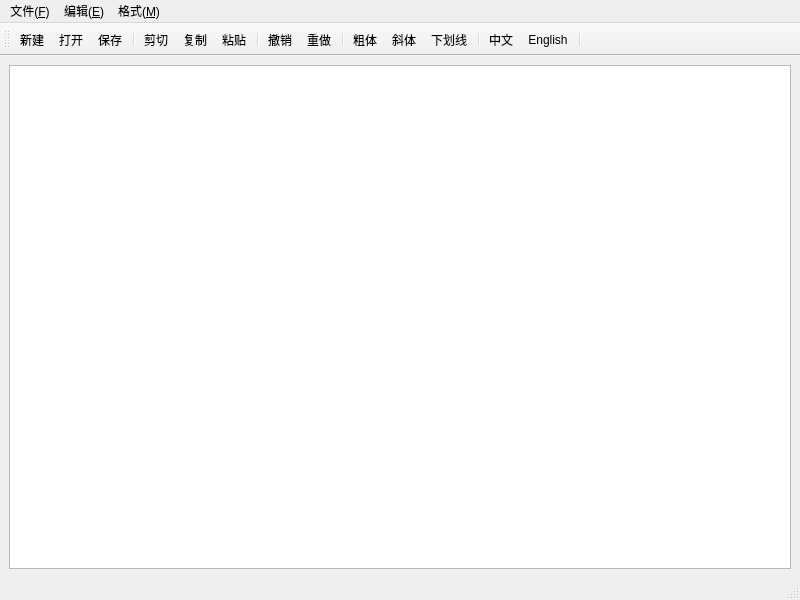
<?xml version="1.0" encoding="UTF-8"?>
<ui version="4.0">
 <class>MainWindow</class>
 <widget class="QMainWindow" name="MainWindow">
  <property name="geometry">
   <rect>
    <x>0</x>
    <y>0</y>
    <width>800</width>
    <height>600</height>
   </rect>
  </property>
  <property name="windowTitle">
   <string>MainWindow</string>
  </property>
  <widget class="QWidget" name="centralwidget">
   <layout class="QHBoxLayout" name="horizontalLayout">
    <item>
     <widget class="QPlainTextEdit" name="textEdit"/>
    </item>
   </layout>
  </widget>
  <widget class="QMenuBar" name="menubar">
   <property name="geometry">
    <rect>
     <x>0</x>
     <y>0</y>
     <width>800</width>
     <height>21</height>
    </rect>
   </property>
   <widget class="QMenu" name="menu_F">
    <property name="title">
     <string>文件(&amp;F)</string>
    </property>
    <addaction name="actionNew"/>
    <addaction name="actionOpen"/>
    <addaction name="actionSave"/>
    <addaction name="actionColse"/>
   </widget>
   <widget class="QMenu" name="menu_E">
    <property name="title">
     <string>编辑(&amp;E)</string>
    </property>
    <addaction name="actionCut"/>
    <addaction name="actionCopy"/>
    <addaction name="actionPaste"/>
    <addaction name="separator"/>
    <addaction name="actionUndo"/>
    <addaction name="actionRedo"/>
    <addaction name="separator"/>
    <addaction name="actionSelectAll"/>
    <addaction name="actionClear"/>
   </widget>
   <widget class="QMenu" name="menu_M">
    <property name="title">
     <string>格式(&amp;M)</string>
    </property>
    <widget class="QMenu" name="menu">
     <property name="title">
      <string>界面语言</string>
     </property>
     <addaction name="actionCN"/>
     <addaction name="actionEN"/>
    </widget>
    <addaction name="actionBold"/>
    <addaction name="actionItalic"/>
    <addaction name="actionUnderline"/>
    <addaction name="separator"/>
    <addaction name="actionToggleText"/>
    <addaction name="menu"/>
   </widget>
   <addaction name="menu_F"/>
   <addaction name="menu_E"/>
   <addaction name="menu_M"/>
  </widget>
  <widget class="QStatusBar" name="statusbar"/>
  <widget class="QToolBar" name="toolBar">
   <property name="windowTitle">
    <string>toolBar</string>
   </property>
   <attribute name="toolBarArea">
    <enum>TopToolBarArea</enum>
   </attribute>
   <attribute name="toolBarBreak">
    <bool>false</bool>
   </attribute>
   <addaction name="actionNew"/>
   <addaction name="actionOpen"/>
   <addaction name="actionSave"/>
   <addaction name="separator"/>
   <addaction name="actionCut"/>
   <addaction name="actionCopy"/>
   <addaction name="actionPaste"/>
   <addaction name="separator"/>
   <addaction name="actionUndo"/>
   <addaction name="actionRedo"/>
   <addaction name="separator"/>
   <addaction name="actionBold"/>
   <addaction name="actionItalic"/>
   <addaction name="actionUnderline"/>
   <addaction name="separator"/>
   <addaction name="actionCN"/>
   <addaction name="actionEN"/>
   <addaction name="separator"/>
  </widget>
  <action name="actionOpen">
   <property name="icon">
    <iconset resource="res.qrc">
     <normaloff>:/images/001.GIF</normaloff>:/images/001.GIF</iconset>
   </property>
   <property name="text">
    <string>打开</string>
   </property>
   <property name="toolTip">
    <string>打开文件</string>
   </property>
   <property name="shortcut">
    <string>Ctrl+O</string>
   </property>
   <property name="menuRole">
    <enum>QAction::NoRole</enum>
   </property>
  </action>
  <action name="actionNew">
   <property name="icon">
    <iconset resource="res.qrc">
     <normaloff>:/images/100.bmp</normaloff>:/images/100.bmp</iconset>
   </property>
   <property name="text">
    <string>新建</string>
   </property>
   <property name="shortcut">
    <string>Ctrl+N</string>
   </property>
   <property name="menuRole">
    <enum>QAction::NoRole</enum>
   </property>
  </action>
  <action name="actionSave">
   <property name="icon">
    <iconset resource="res.qrc">
     <normaloff>:/images/104.bmp</normaloff>:/images/104.bmp</iconset>
   </property>
   <property name="text">
    <string>保存</string>
   </property>
   <property name="shortcut">
    <string>Ctrl+S</string>
   </property>
   <property name="menuRole">
    <enum>QAction::NoRole</enum>
   </property>
  </action>
  <action name="actionColse">
   <property name="icon">
    <iconset resource="res.qrc">
     <normaloff>:/images/132.bmp</normaloff>:/images/132.bmp</iconset>
   </property>
   <property name="text">
    <string>关闭</string>
   </property>
   <property name="menuRole">
    <enum>QAction::NoRole</enum>
   </property>
  </action>
  <action name="actionCut">
   <property name="icon">
    <iconset resource="res.qrc">
     <normaloff>:/images/200.bmp</normaloff>:/images/200.bmp</iconset>
   </property>
   <property name="text">
    <string>剪切</string>
   </property>
   <property name="shortcut">
    <string>Ctrl+X</string>
   </property>
   <property name="menuRole">
    <enum>QAction::NoRole</enum>
   </property>
  </action>
  <action name="actionCopy">
   <property name="icon">
    <iconset resource="res.qrc">
     <normaloff>:/images/202.bmp</normaloff>:/images/202.bmp</iconset>
   </property>
   <property name="text">
    <string>复制</string>
   </property>
   <property name="shortcut">
    <string>Ctrl+C</string>
   </property>
   <property name="menuRole">
    <enum>QAction::NoRole</enum>
   </property>
  </action>
  <action name="actionPaste">
   <property name="icon">
    <iconset resource="res.qrc">
     <normaloff>:/images/204.bmp</normaloff>:/images/204.bmp</iconset>
   </property>
   <property name="text">
    <string>粘贴</string>
   </property>
   <property name="shortcut">
    <string>Ctrl+V</string>
   </property>
   <property name="menuRole">
    <enum>QAction::NoRole</enum>
   </property>
  </action>
  <action name="actionUndo">
   <property name="icon">
    <iconset resource="res.qrc">
     <normaloff>:/images/206.bmp</normaloff>:/images/206.bmp</iconset>
   </property>
   <property name="text">
    <string>撤销</string>
   </property>
   <property name="shortcut">
    <string>Ctrl+U</string>
   </property>
   <property name="menuRole">
    <enum>QAction::NoRole</enum>
   </property>
  </action>
  <action name="actionRedo">
   <property name="icon">
    <iconset resource="res.qrc">
     <normaloff>:/images/208.bmp</normaloff>:/images/208.bmp</iconset>
   </property>
   <property name="text">
    <string>重做</string>
   </property>
   <property name="shortcut">
    <string>Ctrl+R</string>
   </property>
   <property name="menuRole">
    <enum>QAction::NoRole</enum>
   </property>
  </action>
  <action name="actionSelectAll">
   <property name="text">
    <string>全选</string>
   </property>
   <property name="shortcut">
    <string>Ctrl+A</string>
   </property>
   <property name="menuRole">
    <enum>QAction::NoRole</enum>
   </property>
  </action>
  <action name="actionClear">
   <property name="icon">
    <iconset resource="res.qrc">
     <normaloff>:/images/212.bmp</normaloff>:/images/212.bmp</iconset>
   </property>
   <property name="text">
    <string>清空</string>
   </property>
   <property name="menuRole">
    <enum>QAction::NoRole</enum>
   </property>
  </action>
  <action name="actionBold">
   <property name="checkable">
    <bool>true</bool>
   </property>
   <property name="icon">
    <iconset resource="res.qrc">
     <normaloff>:/images/500.bmp</normaloff>:/images/500.bmp</iconset>
   </property>
   <property name="text">
    <string>粗体</string>
   </property>
   <property name="shortcut">
    <string>Ctrl+B</string>
   </property>
   <property name="menuRole">
    <enum>QAction::NoRole</enum>
   </property>
  </action>
  <action name="actionItalic">
   <property name="checkable">
    <bool>true</bool>
   </property>
   <property name="icon">
    <iconset resource="res.qrc">
     <normaloff>:/images/502.bmp</normaloff>:/images/502.bmp</iconset>
   </property>
   <property name="text">
    <string>斜体</string>
   </property>
   <property name="shortcut">
    <string>Ctrl+I</string>
   </property>
   <property name="menuRole">
    <enum>QAction::NoRole</enum>
   </property>
  </action>
  <action name="actionUnderline">
   <property name="checkable">
    <bool>true</bool>
   </property>
   <property name="icon">
    <iconset resource="res.qrc">
     <normaloff>:/images/504.bmp</normaloff>:/images/504.bmp</iconset>
   </property>
   <property name="text">
    <string>下划线</string>
   </property>
   <property name="shortcut">
    <string>Ctrl+U</string>
   </property>
   <property name="menuRole">
    <enum>QAction::NoRole</enum>
   </property>
  </action>
  <action name="actionToggleText">
   <property name="checkable">
    <bool>true</bool>
   </property>
   <property name="text">
    <string>显示按钮文字</string>
   </property>
   <property name="menuRole">
    <enum>QAction::NoRole</enum>
   </property>
  </action>
  <action name="actionCN">
   <property name="icon">
    <iconset resource="res.qrc">
     <normaloff>:/images/CN.jpg</normaloff>:/images/CN.jpg</iconset>
   </property>
   <property name="text">
    <string>中文</string>
   </property>
   <property name="menuRole">
    <enum>QAction::NoRole</enum>
   </property>
  </action>
  <action name="actionEN">
   <property name="icon">
    <iconset resource="res.qrc">
     <normaloff>:/images/timg2.jpg</normaloff>:/images/timg2.jpg</iconset>
   </property>
   <property name="text">
    <string>English</string>
   </property>
   <property name="menuRole">
    <enum>QAction::NoRole</enum>
   </property>
  </action>
 </widget>
 <resources>
  <include location="res.qrc"/>
 </resources>
 <connections>
  <connection>
   <sender>actionClear</sender>
   <signal>triggered()</signal>
   <receiver>textEdit</receiver>
   <slot>clear()</slot>
   <hints>
    <hint type="sourcelabel">
     <x>-1</x>
     <y>-1</y>
    </hint>
    <hint type="destinationlabel">
     <x>399</x>
     <y>316</y>
    </hint>
   </hints>
  </connection>
  <connection>
   <sender>actionColse</sender>
   <signal>triggered()</signal>
   <receiver>textEdit</receiver>
   <slot>close()</slot>
   <hints>
    <hint type="sourcelabel">
     <x>-1</x>
     <y>-1</y>
    </hint>
    <hint type="destinationlabel">
     <x>399</x>
     <y>316</y>
    </hint>
   </hints>
  </connection>
  <connection>
   <sender>actionCopy</sender>
   <signal>triggered()</signal>
   <receiver>textEdit</receiver>
   <slot>copy()</slot>
   <hints>
    <hint type="sourcelabel">
     <x>-1</x>
     <y>-1</y>
    </hint>
    <hint type="destinationlabel">
     <x>399</x>
     <y>316</y>
    </hint>
   </hints>
  </connection>
  <connection>
   <sender>actionCut</sender>
   <signal>triggered()</signal>
   <receiver>textEdit</receiver>
   <slot>cut()</slot>
   <hints>
    <hint type="sourcelabel">
     <x>-1</x>
     <y>-1</y>
    </hint>
    <hint type="destinationlabel">
     <x>399</x>
     <y>316</y>
    </hint>
   </hints>
  </connection>
  <connection>
   <sender>actionPaste</sender>
   <signal>triggered()</signal>
   <receiver>textEdit</receiver>
   <slot>paste()</slot>
   <hints>
    <hint type="sourcelabel">
     <x>-1</x>
     <y>-1</y>
    </hint>
    <hint type="destinationlabel">
     <x>399</x>
     <y>316</y>
    </hint>
   </hints>
  </connection>
  <connection>
   <sender>actionUndo</sender>
   <signal>triggered()</signal>
   <receiver>textEdit</receiver>
   <slot>undo()</slot>
   <hints>
    <hint type="sourcelabel">
     <x>-1</x>
     <y>-1</y>
    </hint>
    <hint type="destinationlabel">
     <x>399</x>
     <y>316</y>
    </hint>
   </hints>
  </connection>
  <connection>
   <sender>actionRedo</sender>
   <signal>triggered()</signal>
   <receiver>textEdit</receiver>
   <slot>redo()</slot>
   <hints>
    <hint type="sourcelabel">
     <x>-1</x>
     <y>-1</y>
    </hint>
    <hint type="destinationlabel">
     <x>399</x>
     <y>316</y>
    </hint>
   </hints>
  </connection>
  <connection>
   <sender>textEdit</sender>
   <signal>undoAvailable(bool)</signal>
   <receiver>actionUndo</receiver>
   <slot>setEnabled(bool)</slot>
   <hints>
    <hint type="sourcelabel">
     <x>399</x>
     <y>316</y>
    </hint>
    <hint type="destinationlabel">
     <x>-1</x>
     <y>-1</y>
    </hint>
   </hints>
  </connection>
  <connection>
   <sender>textEdit</sender>
   <signal>redoAvailable(bool)</signal>
   <receiver>actionRedo</receiver>
   <slot>setEnabled(bool)</slot>
   <hints>
    <hint type="sourcelabel">
     <x>399</x>
     <y>316</y>
    </hint>
    <hint type="destinationlabel">
     <x>-1</x>
     <y>-1</y>
    </hint>
   </hints>
  </connection>
  <connection>
   <sender>textEdit</sender>
   <signal>modificationChanged(bool)</signal>
   <receiver>actionSave</receiver>
   <slot>setEnabled(bool)</slot>
   <hints>
    <hint type="sourcelabel">
     <x>399</x>
     <y>316</y>
    </hint>
    <hint type="destinationlabel">
     <x>-1</x>
     <y>-1</y>
    </hint>
   </hints>
  </connection>
 </connections>
</ui>
